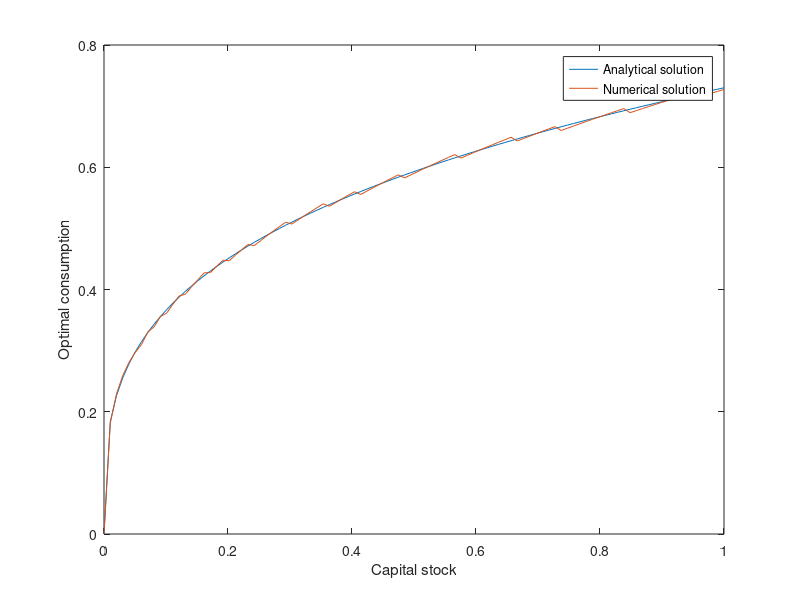

Recreate this plot in MATLAB.
% MATLAB code for Ramsey model with full depreciation and log utility
% (also tested in GNU Octave 3.4.0)
% Andrew Gimber, European University Institute
% 2012-01-29

clear;                                          % clear Workspace
clc;                                            % clear Command Window
close all;                                      % close Figures

% Model parameters
k0=1;                                           % initial capital stock
alpha=0.3;                                      % exponent on capital in the production function
beta=0.9;                                       % discount factor

% Discretisation and value function iteration parameters
kpoints=100;                                    % number of different values of the capital stock to consider (grid size)
tol=0.0001;                                     % tolerance value

% Create grid for k (values of the capital stock to consider)
kincr=k0/(kpoints-1);                           % calculate increment such that grid size is equal to kpoints
k=0:kincr:k0;                                   % 1 x kpoints row vector with elements from 0 to k0 in increments of kincr

% Create matrices of consumption and instantaneous utility possibilities
c=(k.^alpha)'*ones(size(k))-ones(size(k))'*k;   % kpoints x kpoints consumption matrix with typical element c(i,j)=f(k(i))-k(j)
ctiny=0.0001;                                   % a very small number
c(c==0)=ctiny;                                  % set all zero elements of c to a very small number, because we are about to take logs
c(c<0)=NaN;                                     % set all negative elements of c to "not a number", because negative consumption is impossible
u=log(c);                                       % kpoints x kpoints instantaneous utility matrix with typical element u(i,j)=log(c(i,j))

% Value function iteration
V=zeros(size(k));                               % 1 x kpoints row vector of zeros, which is our initial guess for the value function V(k)
gap=tol+1;                                      % need gap>tol, otherwise our while loop will never start
while gap>tol                                   % apply the Bellman operator TV(k)=max{u(k,k')+beta*V(k')} until TV(k) and V(k) are close
    aux=(u+beta*ones(size(k))'*V)';             % kpoints x kpoints matrix, which forms the RHS of the Bellman equation (transposed because max works over columns)
    [TV,I]=max(aux);                            % two 1 x kpoints matrices: one for maximum values, the other for indices
    gap=max(abs(TV-V));                         % measure largest gap between elements of TV(k) and V(k) (loop ends when gap<=tol)
    V=TV;                                       % set V(k) equal to TV(k) so we can do another iteration
end

% Policy function
coptan=(1-alpha*beta)*k.^alpha;                 % analytical solution for optimal consumption
coptnu=k.^alpha-k(I);                           % numerical solution: use indices to find optimal k' and so calculate optimal c

% Graph
figure
plot(k,coptan,k,coptnu)
xlabel('Capital stock')
ylabel('Optimal consumption')
legend('Analytical solution','Numerical solution')